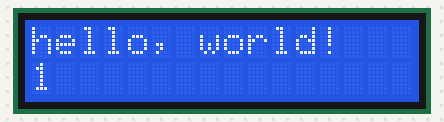
This sketch was run on a simulated Arduino Uno, built with avr-gcc and run on an emulated ATmega328P. Shown: 16×2 character LCD.

Above: at 0.1 s.
At 13.1 s:
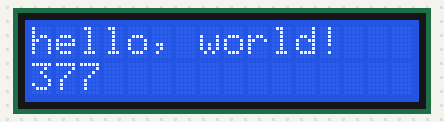
At 26.8 s:
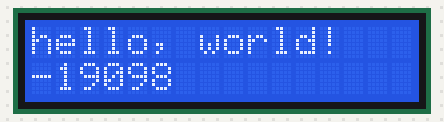
At 28.3 s:
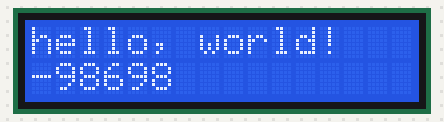
At 29.8 s:
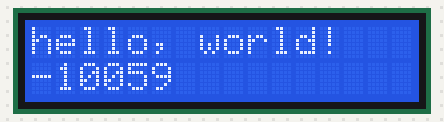
At 32.2 s:
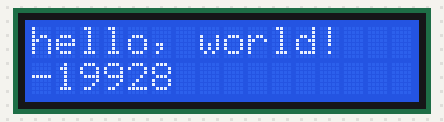

The sketch:

lcd_view.ino
```cpp
#include <LiquidCrystal.h>
// initialize the library by associating any needed LCD interface pin
// with the arduino pin number it is connected to
const int rs = 12, en = 11, d4 = 5, d5 = 4, d6 = 3, d7 = 2;
LiquidCrystal lcd(rs, en, d4, d5, d6, d7);

void setup() {
  // set up the LCD's number of columns and rows:
  lcd.begin(16, 2);
  // Print a message to the LCD.
  lcd.print("hello, world!");
}
void loop() {
  // set the cursor to column 0, line 1
  // (note: line 1 is the second row, since counting begins with 0):
  lcd.setCursor(0, 1);
  // print the number of seconds since reset:
  lcd.print(fibonacci(millis() / 1000));
}
int fibonacci(int i){
  if(i==0 || i==1){
    return 1;
  }
  else return fibonacci(i-1)+fibonacci(i-2);
}
```

Measured:
- what the display in image 1 shows lasts 1.0 s, from 13.0 s to 14.0 s
- what the display in image 2 shows lasts 1.5 s, from 26.8 s to 28.3 s
- what the display in image 4 shows lasts 2.4 s, from 29.7 s to 32.1 s
